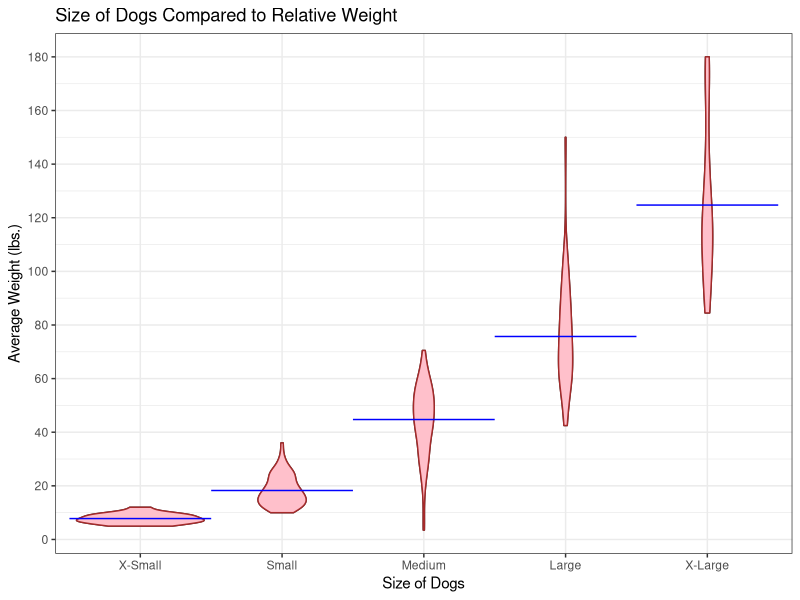
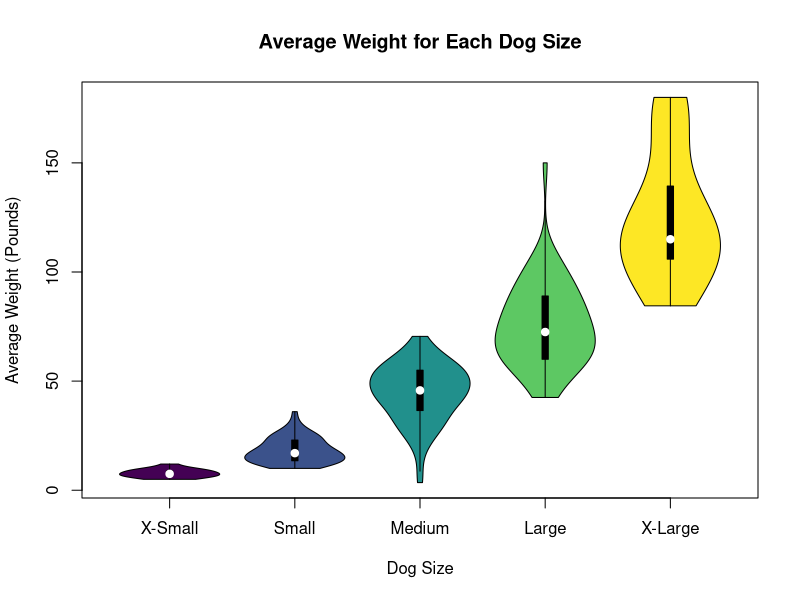
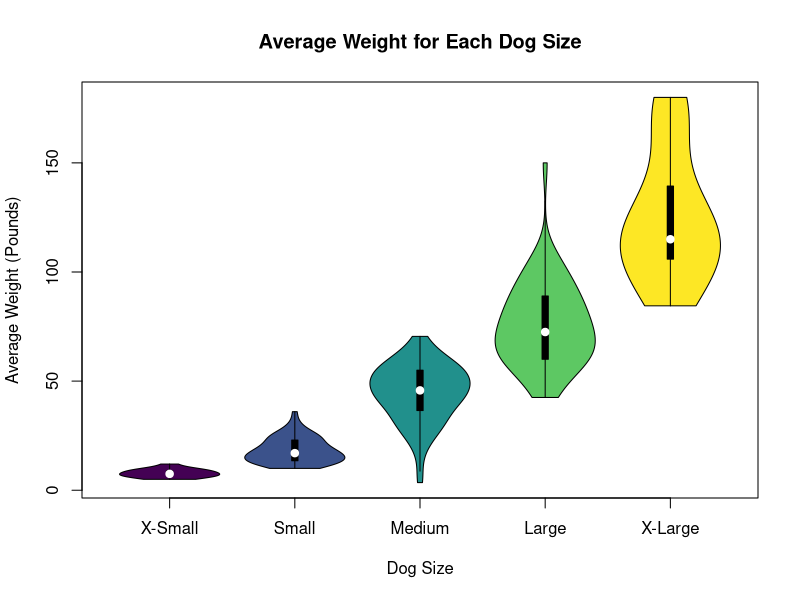
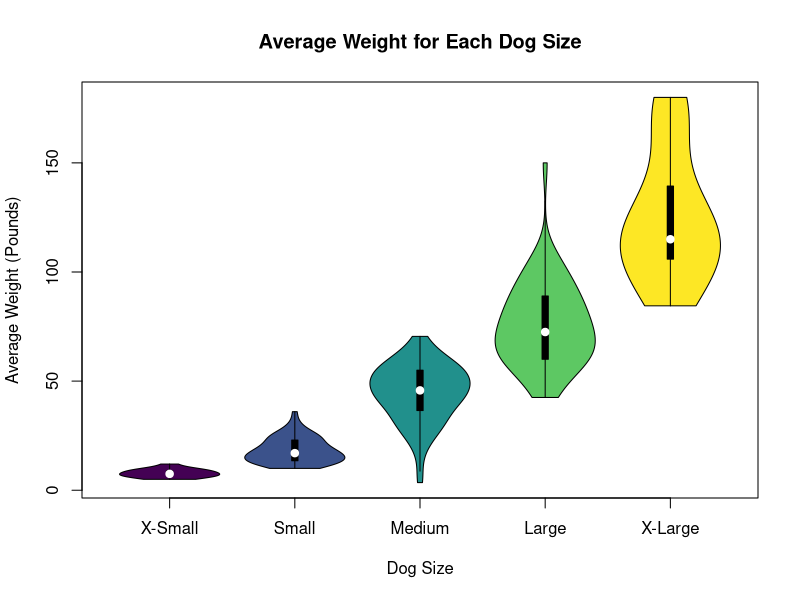
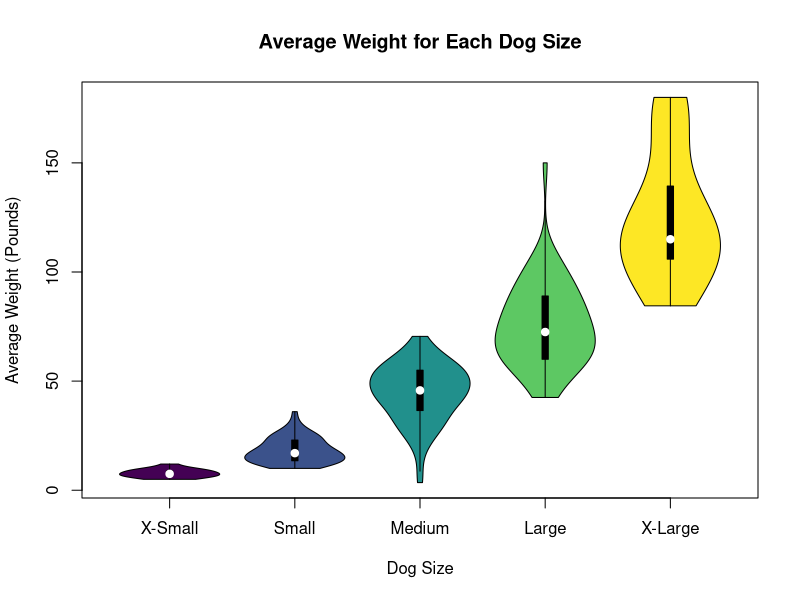

Source code (R) for these figures, in order:
## ---- chunk 1
library(tidyverse)
library(ggplot2)
library(vioplot)
library(viridis)
## ---- chunk 2
library(readr)
AmericanKennelClub.data <- read_csv("AmericanKennelClubBreedsBySize (4).csv")
#View(AmericanKennelClub.data)
## ---- chunk 3
AmericanKennelClub.data$`Size Category` <- factor(AmericanKennelClub.data$`Size Category`, levels = c("X-Small","Small", "Medium", "Large", "X-Large"))

ggplot(AmericanKennelClub.data, aes(x= `Size Category` , y= `Avg Weight (pounds)`)) + 
    geom_violin() + xlab("Size of Dogs") + 
    ylab("Average Weight (lbs.)") + 
    ggtitle("Size of Dogs Compared to Relative Weight") + 
    geom_violin(colour="brown", fill="pink") + 
    stat_summary(fun="mean", geom= "crossbar", width=1, size=0.2, colour="blue") + 
    theme_bw() +
    scale_y_continuous(breaks=seq(0,200,20)) 
## ---- chunk 4
loop.vector <- 1:4

for (i in loop.vector) { 
  
  y <- names(c("X-Small", "Small", "Medium", "Large", "X-Large"))
  print(vioplot(AmericanKennelClub.data$`Avg Weight (pounds)` ~ AmericanKennelClub.data$`Size Category`,
        pch = 22, 
        col=viridis(5), 
        names=c("X-Small", "Small", "Medium", "Large", "X-Large"), 
        xlab= "Dog Size",
        ylab= "Average Weight (Pounds)", 
        main= "Average Weight for Each Dog Size"))
}
